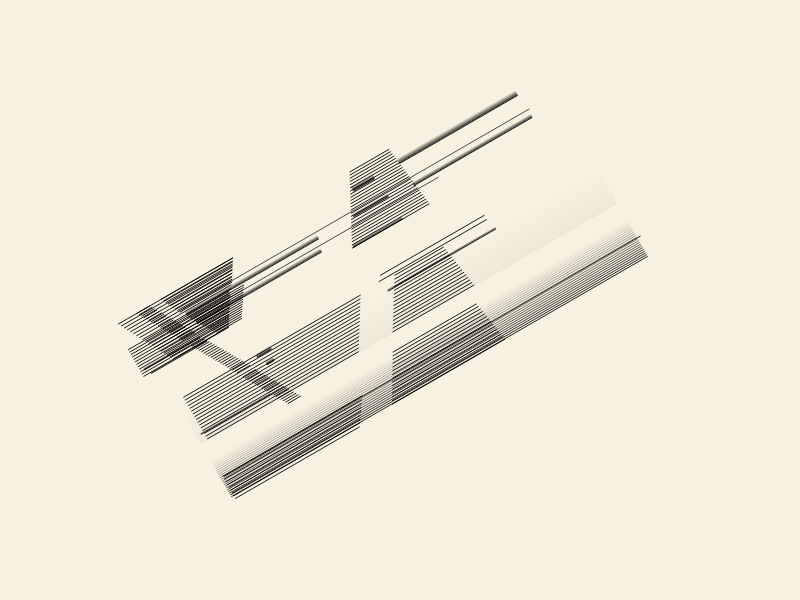
Frame 1 (no input)
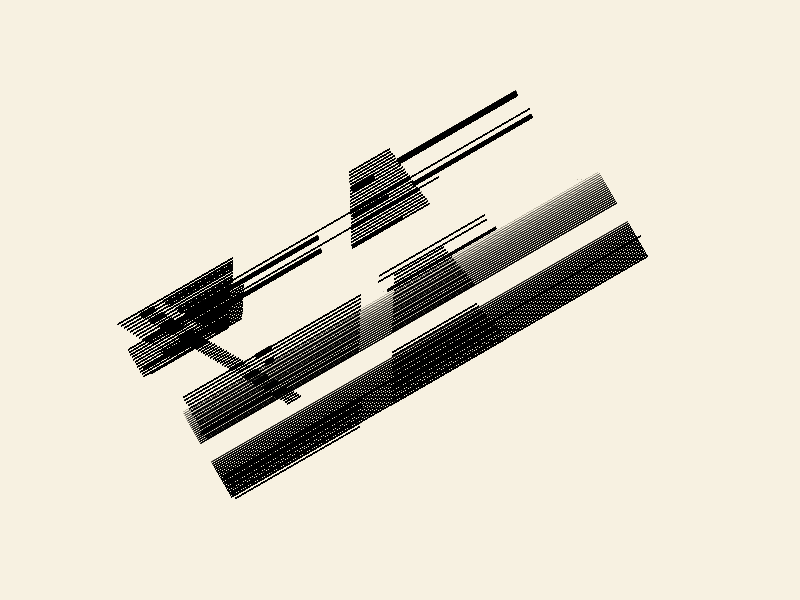
Frame 60 (no input)
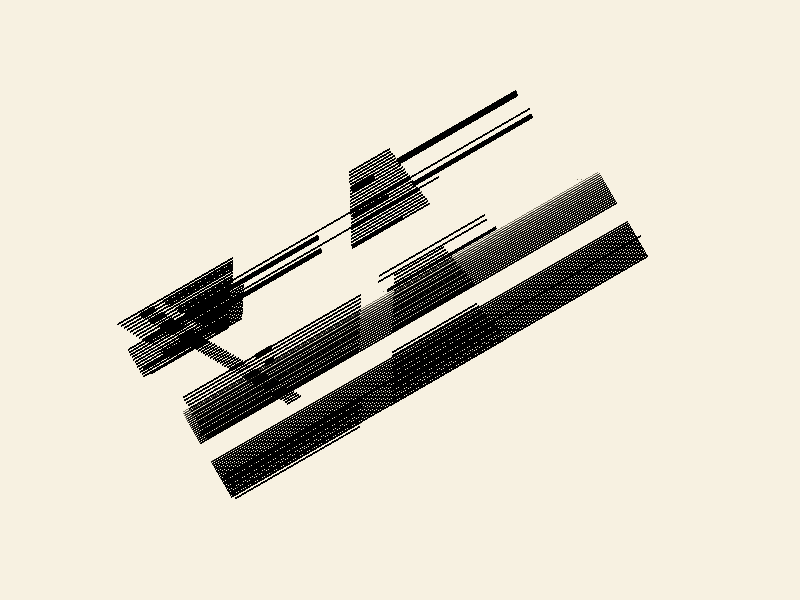
Frame 120 (the mouse pressed at the canvas centre since frame 60)

The p5.js sketch that drew these frames (run headless with seeded random() and noise() and a simulated clock; from frame 60 on, the mouse is pressed at the canvas centre):

// p5.js sketch
// ── sketch.js
function setup() {
  createCanvas(800, 600);
  background(247,241,225)
  
}

function draw() {
  push();

  // Step 1: 把中心移到画布中心
  translate(width / 2, height / 2);

  // Step 2: 统一缩小一点，避免线出界
  scale(0.8);

  // Step 3: 旋转整体 30 度
  rotate(radians(-30));

  // Step 4: 移回左上角坐标
   translate(-430, -470);      

  // Thick 5
  push();
  translate(189, 343);       
  drawLinGroup(0, 0, 500, 2, 1, 1, 200);  
  pop();

  push();
  translate(198, 360);
  drawLinGroup(0, 0, 350, 2, 1, 1, 200);  
  pop();

 // Thick 6
  push();
  translate(424, 430);     
  drawLinGroup(0, 0, 150, 2, 1, 1, 255); 
  pop();

  push();
  translate(419, 436);     
  drawLinGroup(0, 0, 155, 2, 1, 1, 255); 
  pop();

 // Thick 7
  push();
  translate(130, 550);     
  drawLinGroup(0, 0, 600, 2, 1, 1, 255); 
  pop();

 // Thick 8
  push();
  translate(423, 450);     
  drawLinGroup(0, 0, 155, 4, 1, 1, 255); 
  pop();

  push();
  translate(131, 489);     
  drawLinGroup(0, 0, 100, 3, 1, 1, 255); 
  pop();

// Thick 1
  push();     
  translate(110, 383); 
  drawLinGroup(0, 0, 80, 4, 1, 1, 255);  
  pop();

  push();
  translate(115, 392); 
  drawLinGroup(0, 0, 80, 3, 1, 1, 255);
  pop();

// Thick 2
  push();
  translate(515, 315); 
  drawLinGroup(0, 0, 170, 8, 1, 1, 255);
  pop();

  push();
  translate(517, 350); 
  drawLinGroup(0, 0, 170, 6, 1, 1, 255);
  pop();

// Thick 3
  push();
  translate(448, 316);
  drawLinGroup(0, 0, 30, 8, 1, 1, 255);
  pop();

  push();
  translate(432, 347);
  drawLinGroup(0, 0, 50, 5, 1, 1, 255);
  pop();

  push();
  translate(413, 380);
  drawLinGroup(0, 0, 70, 5, 1, 1, 255);
  pop();

//Thick 4
  push();
  translate(190, 348);
  drawLinGroup(0, 0, 190, 6, 1, 1, 255);
  pop();

  push();
  translate(196, 364);
  drawLinGroup(0, 0, 179, 6, 1, 1, 255);
  pop();

  push();
  translate(240, 438);
  drawLinGroup(0, 0, 20, 6, 1, 1, 255);
  pop();

  push();
  translate(246, 452);
  drawLinGroup(0, 0, 10, 6, 1, 1, 255);
  pop();

//Thin 1
  push();
  translate(125, 448);
  drawLinGroup(0, 0, 600, 22, 2.5, 0.2, 120)
  pop();

  push();
  translate(125,525);
  drawLinGroup(0, 0, 600, 22, 2.5, 1, 255)
  pop();

//Thin 2
  push();
  translate(137,320);
  drawTrapezoidLines(0, 18, 34, 52, 0, 20, 3, 255);
  pop();

  push();
  translate(176, 390);
  drawTrapezoidLines(0, 18, 34, 52, 0, 20, 3, 255);
  pop();

  push();
  translate(212, 455);
  drawTrapezoidLines(0, 18, 34, 52, 0, 20, 3, 255);
  pop();

//Trapezoid3
  push();
  translate(190,356);
  drawTrapezoidLines(0, 80, 23, 55, 0, 15, 2.5, 255);
  pop();

  push();
  translate(172,320);
  drawTrapezoidLines(0, 103, 14, 85, 0, 9, 3.2, 255);
  pop();

//Trapezoid2
  push();
  translate(110,320);
  drawTrapezoidLines(0, 165, 40, 115, 0, 19, 4, 255);
  pop();

  push();
  translate(456,300);
  drawTrapezoidLines(0, 56, -47, 66, 0, 25, 3.5, 255);
  pop();

  push();
  translate(105,354);
  drawTrapezoidLines(0, 145, 0, 120, 0, 12, 3.5, 255);
  pop();

//Trapezoid1
  push();
  translate(135, 440);
  drawTrapezoidLines(0, 255, 0, 215, 0, 16, 4, 255);
  pop();

  push();
  translate(440,440);
  drawTrapezoidLines(0, 70, -40, 80, 0, 16, 4, 255);
  pop();

  push();
  translate(128,550);
  drawTrapezoidLines(0, 201, 0, 176, 0, 9, 4, 255);
  pop();

  push();
  translate(390,522);
  drawTrapezoidLines(0, 120, -36, 130, 0, 15, 4, 255);
  pop();

  pop();
}

function drawLinGroup(x, y, len, count, spacing, weight, baseAlpha = 255) {
  strokeWeight(weight);
  for (let i = 0; i < count; i++) {
    let alpha = map(i, 0, count - 1, 0, baseAlpha); 
    stroke(0, alpha);
    let yOffset = y + i * spacing;
    line(x, yOffset, x + len, yOffset);
  }
}

function drawTrapezoidLines(x1, x2, x3, x4, y, h, spacing = 3, alpha = 255) {
  stroke(0, alpha);
  strokeWeight(1);
  for (let i = 0; i < h; i++) {
    let yi = y + i * spacing;
    let xi1 = lerp(x1, x3, i / h);
    let xi2 = lerp(x2, x4, i / h);
    line(xi1, yi, xi2, yi);
  }
}
// ── sketch2.js
function setup() {
  createCanvas(800, 600);
}


function draw() {
  background(247,241,225);
  fill(0);
  ellipse(mouseX, mouseY, 10, 10);  // Track mouse position

  text(`x=${mouseX}, y=${mouseY}`, 10, 20);
}

 
// ── sketch3.js
let scaleFactor;

function setup() {
  createCanvas(windowWidth, windowHeight);
  background(247, 241, 225);
  scaleFactor = min(width / 800, height / 600);
  noLoop(); // 如果图像是静态的
}

function draw() {
  background(247, 241, 225);
  push();
  translate(width / 2, height / 2);
  scale(scaleFactor);
  rotate(radians(-30));
  translate(-430, -470);

  drawLayer1_BackgroundLines();
  drawLayer2_TrapezoidBlocks();
  drawLayer3_CenterThickLines();
  drawLayer4_TriangleGradient();
  drawLayer5_NoiseFragments();

  pop();
}

// -------------------- Layer Drawing Functions --------------------

function drawLayer1_BackgroundLines() {
  push();
  translate(125, 448);
  drawLinGroup(0, 0, 600, 22, 2.5, 0.2, 120);
  pop();

  push();
  translate(125, 525);
  drawLinGroup(0, 0, 600, 22, 2.5, 1, 255);
  pop();
}

function drawLayer2_TrapezoidBlocks() {
  const trapezoidData = [
    { tx: 135, ty: 440, args: [0, 255, 0, 215, 0, 16, 4, 255] },
    { tx: 440, ty: 440, args: [0, 70, -40, 80, 0, 16, 4, 255] },
    { tx: 128, ty: 550, args: [0, 201, 0, 176, 0, 9, 4, 255] },
    { tx: 390, ty: 522, args: [0, 120, -36, 130, 0, 15, 4, 255] },
    // 其他梯形继续添加...
  ];

  for (let t of trapezoidData) {
    push();
    translate(t.tx, t.ty);
    drawTrapezoidLines(...t.args);
    pop();
  }
}

function drawLayer3_CenterThickLines() {
  const thickLines = [
    { tx: 189, ty: 343, len: 495 },
    { tx: 198, ty: 360, len: 320 },
    { tx: 130, ty: 550, len: 595 },
  ];

  for (let l of thickLines) {
    push();
    translate(l.tx, l.ty);
    drawLinGroup(0, 0, l.len, 2, 1, 1, 200);
    pop();
  }
}

function drawLayer4_TriangleGradient() {
  const triangleData = [
    { tx: 137, ty: 320 },
    { tx: 176, ty: 390 },
    { tx: 212, ty: 455 },
  ];
  for (let t of triangleData) {
    push();
    translate(t.tx, t.ty);
    drawTrapezoidLines(0, 18, 34, 52, 0, 20, 3, 255);
    pop();
  }
}

function drawLayer5_NoiseFragments() {
  const fragLines = [
    { tx: 110, ty: 383, len: 80, count: 4 },
    { tx: 115, ty: 392, len: 80, count: 3 },
    { tx: 515, ty: 315, len: 170, count: 8 },
    { tx: 517, ty: 350, len: 170, count: 6 },
    // 可以继续添加更多碎片块
  ];

  for (let f of fragLines) {
    push();
    translate(f.tx, f.ty);
    drawLinGroup(0, 0, f.len, f.count, 1, 1, 255);
    pop();
  }
}

// -------------------- Utility Functions --------------------

function drawLinGroup(x, y, len, count, spacing, weight, baseAlpha = 255) {
  strokeWeight(weight);
  for (let i = 0; i < count; i++) {
    let alpha = map(i, 0, count - 1, 0, baseAlpha);
    stroke(0, alpha);
    let yOffset = y + i * spacing;
    line(x, yOffset, x + len, yOffset);
  }
}

function drawTrapezoidLines(x1, x2, x3, x4, y, h, spacing = 3, alpha = 255) {
  stroke(0, alpha);
  strokeWeight(1);
  for (let i = 0; i < h; i++) {
    let yi = y + i * spacing;
    let xi1 = lerp(x1, x3, i / h);
    let xi2 = lerp(x2, x4, i / h);
    line(xi1, yi, xi2, yi);
  }
}

function windowResized() {
  resizeCanvas(windowWidth, windowHeight);
  scaleFactor = min(width / 800, height / 600);
}
